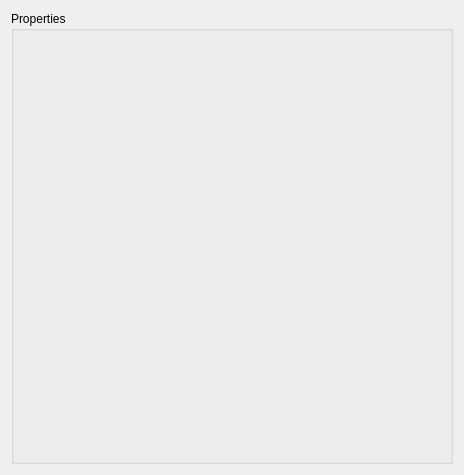
<?xml version="1.0" encoding="UTF-8"?>
<ui version="4.0">
 <class>Form</class>
 <widget class="QWidget" name="Form">
  <property name="geometry">
   <rect>
    <x>0</x>
    <y>0</y>
    <width>464</width>
    <height>475</height>
   </rect>
  </property>
  <property name="windowTitle">
   <string>Form</string>
  </property>
  <layout class="QHBoxLayout" name="horizontalLayout">
   <item>
    <widget class="QGroupBox" name="ui_properties">
     <property name="title">
      <string>Properties</string>
     </property>
     <layout class="QVBoxLayout" name="verticalLayout">
      <item>
       <layout class="QVBoxLayout" name="layout_nodes"/>
      </item>
      <item>
       <layout class="QVBoxLayout" name="layout_specs"/>
      </item>
      <item>
       <spacer name="verticalSpacer">
        <property name="orientation">
         <enum>Qt::Vertical</enum>
        </property>
        <property name="sizeHint" stdset="0">
         <size>
          <width>20</width>
          <height>40</height>
         </size>
        </property>
       </spacer>
      </item>
     </layout>
    </widget>
   </item>
  </layout>
 </widget>
 <resources/>
 <connections/>
</ui>
